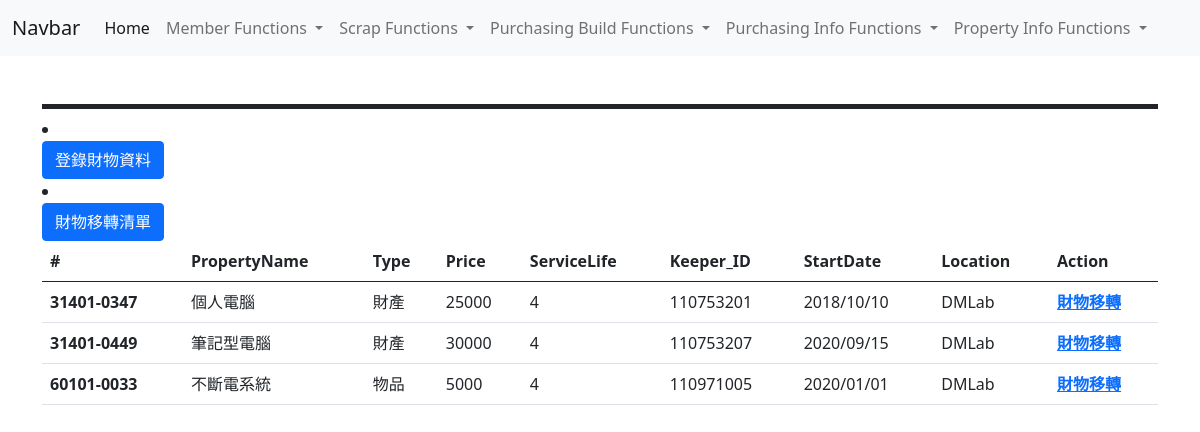
Before: /pp_info/ with the older database file.
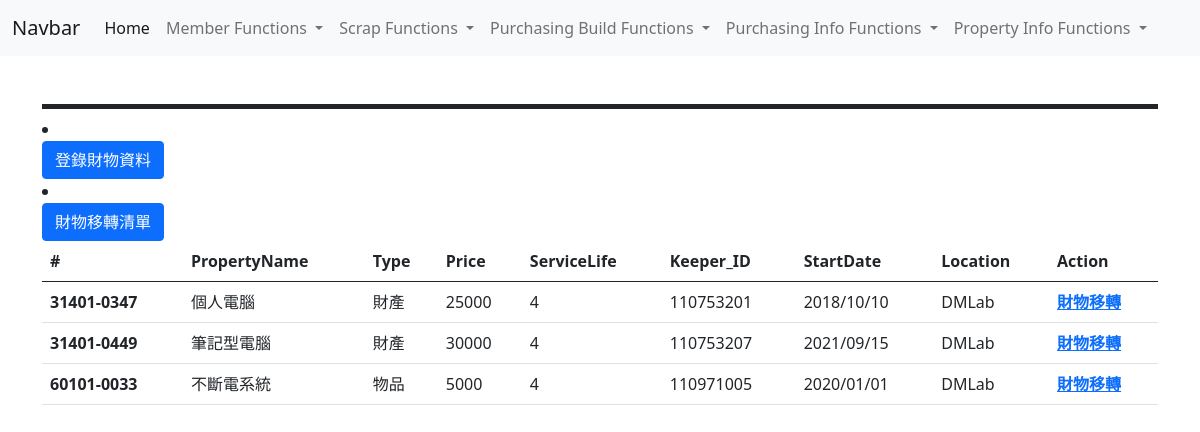
After: the same page with the newer database file.
### tables this page shows
CREATE TABLE "Property" (
	"Property_ID" [nchar](10) NOT NULL,
	"PropertyName" [nvarchar](50) NULL,
	"Type" [nchar](10) NULL,
	"Price" [int] NULL,
	"ServiceLife" [int] NULL,
	"Keeper_ID" [nchar](10) NULL,
	"StartDate" [date] NULL,
	"Location" [nvarchar](50) NULL,
	PRIMARY KEY("Property_ID"),
	FOREIGN KEY ("Keeper_ID") REFERENCES Member(Member_ID)
);

### view/property_info.py (the view)
    @pp_info_app.route("/")
    def propertylist():
        properties=db.session.execute("SELECT * FROM Property order by Property_ID")
        return render_template("propertylist.html", books=properties)

### view/member_register.py (called while the page is built)
@event.listens_for(Engine, "connect")
def set_sqlite_pragma(dbapi_connection, connection_record):
    cursor = dbapi_connection.cursor()
    cursor.execute("PRAGMA foreign_keys=ON")
    cursor.close()

### view/purchase_build.py (called while the page is built)
@event.listens_for(Engine, "connect")
def set_sqlite_pragma(dbapi_connection, connection_record):
    cursor = dbapi_connection.cursor()
    cursor.execute("PRAGMA foreign_keys=ON")
    cursor.close()

### view/purchase_info.py (called while the page is built)
@event.listens_for(Engine, "connect")
def set_sqlite_pragma(dbapi_connection, connection_record):
    cursor = dbapi_connection.cursor()
    cursor.execute("PRAGMA foreign_keys=ON")
    cursor.close()

### templates/propertylist.html (shortened to what this page needs)
{% extends "parts/base.html" %}
{% block page_content %}
{{ super() }}
  <li class="page-item">
    <form action="/pp_info/addproperty">
      <button class="btn btn-primary">登錄財物資料</button>
    </form>
  </li>
  <li class="page-item">
    <form action="/pp_info/transferlist">
      <button class="btn btn-primary">財物移轉清單</button>
    </form>
  </li>
<table class="table">
    <thead>
      <tr>
        <th scope="col">#</th>
        <th scope="col">PropertyName</th>
        <th scope="col">Type</th>
        <th scope="col">Price</th>
        <th scope="col">ServiceLife</th>
        <th scope="col">Keeper_ID</th>
        <th scope="col">StartDate</th>
        <th scope="col">Location</th>
        <th scope="col">Action</th>
      </tr>
    </thead>
      {% for book in books %}
      <tr>
      <th scope="row">{{book.Property_ID}}</th>
      <td>{{book.PropertyName}}
      </td>
      <td>{{book.Type}}
      </td>
      <td>{{book.Price}}
      </td>
      <td>{{book.ServiceLife}}
      </td>
      <td>{{book.Keeper_ID}}
      </td>
      <td>{{book.StartDate}}
      </td>
      <td>{{book.Location}}
      </td>
      <td><b><a href="{{url_for('property_info_app.propertyTransfer', bookid=book.Property_ID)}}">財物移轉</a></b>
      </td>
      </tr>
      {% endfor %}
  </table>
</body>
</html>
{% endblock page_content %}

Changed rows visible on the page:
changed Property "筆記型電腦": StartDate "2020/09/15" → "2021/09/15"
